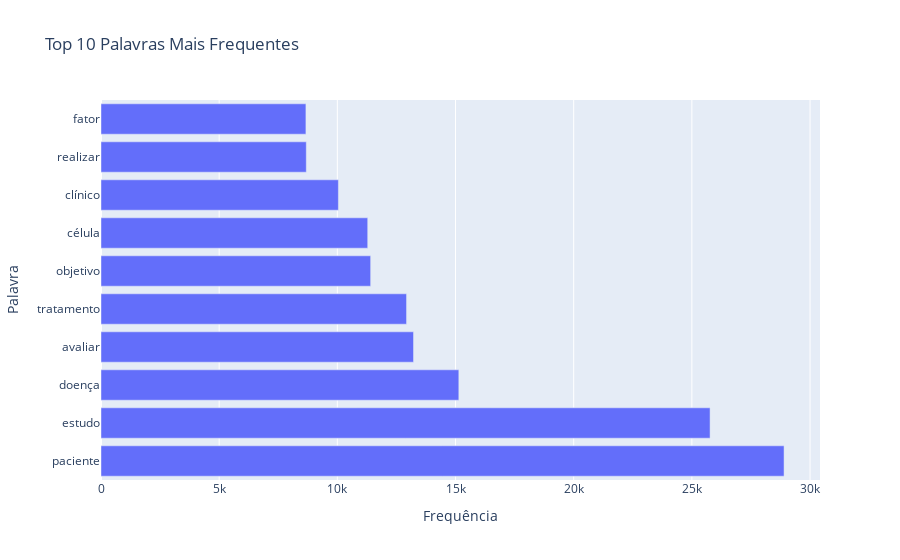

Notebook source saved alongside this figure:
### Code cell
all_words = ' '.join(data['cleaned_text']).split()
all_words = [word for word in all_words if word not in stop_words]

word_freq = Counter(all_words)
common_words = word_freq.most_common(10)

words, counts = zip(*common_words)
word_freq_df = pd.DataFrame({'Palavra': words, 'Frequência': counts})

fig = px.bar(word_freq_df, x='Frequência', y='Palavra', orientation='h', title='Top 10 Palavras Mais Frequentes')
fig.show()

### Figure 1 — Plotly figure (JSON) as saved in the notebook; plotly's stock layout.template omitted (floating-point values rounded to 4 significant figures)
{"data": [{"alignmentgroup": "True", "hovertemplate": "Frequência=%{x}<br>Palavra=%{y}<extra></extra>", "legendgroup": "", "marker": {"color": "#636efa", "pattern": {"shape": ""}}, "name": "", "offsetgroup": "", "orientation": "h", "showlegend": false, "textposition": "auto", "type": "bar", "x": [28900, 25770, 15140, 13223, 12928, 11409, 11285, 10044, 8686, 8670], "xaxis": "x", "y": ["paciente", "estudo", "doença", "avaliar", "tratamento", "objetivo", "célula", "clínico", "realizar", "fator"], "yaxis": "y"}], "layout": {"barmode": "relative", "legend": {"tracegroupgap": 0}, "title": {"text": "Top 10 Palavras Mais Frequentes"}, "xaxis": {"anchor": "y", "domain": [0, 1], "title": {"text": "Frequência"}}, "yaxis": {"anchor": "x", "domain": [0, 1], "title": {"text": "Palavra"}}}}
